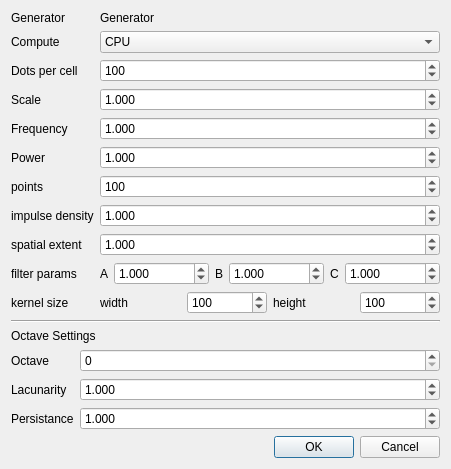
<?xml version="1.0" encoding="UTF-8"?>
<ui version="4.0">
 <class>GeneratorSettingsDialog</class>
 <widget class="QDialog" name="GeneratorSettingsDialog">
  <property name="geometry">
   <rect>
    <x>0</x>
    <y>0</y>
    <width>320</width>
    <height>456</height>
   </rect>
  </property>
  <property name="windowTitle">
   <string>Generator Settings</string>
  </property>
  <layout class="QVBoxLayout" name="verticalLayout">
   <item>
    <layout class="QFormLayout" name="formLayout">
     <item row="0" column="0">
      <widget class="QLabel" name="generatorLabel">
       <property name="text">
        <string>Generator</string>
       </property>
      </widget>
     </item>
     <item row="0" column="1">
      <widget class="QLabel" name="generatorValueLabel">
       <property name="text">
        <string>Generator</string>
       </property>
      </widget>
     </item>
     <item row="1" column="0">
      <widget class="QLabel" name="computeMethodLabel">
       <property name="text">
        <string>Compute</string>
       </property>
      </widget>
     </item>
     <item row="1" column="1">
      <widget class="QComboBox" name="computeMethodComboBox">
       <item>
        <property name="text">
         <string>CPU</string>
        </property>
       </item>
       <item>
        <property name="text">
         <string>Vulkan compute</string>
        </property>
       </item>
      </widget>
     </item>
     <item row="2" column="0">
      <widget class="QLabel" name="dotsPerCellLabel">
       <property name="text">
        <string>Dots per cell</string>
       </property>
      </widget>
     </item>
     <item row="2" column="1">
      <widget class="QSpinBox" name="dotsPerCellSpinBox">
       <property name="minimum">
        <number>2</number>
       </property>
       <property name="maximum">
        <number>2147483647</number>
       </property>
       <property name="value">
        <number>100</number>
       </property>
      </widget>
     </item>
     <item row="3" column="0">
      <widget class="QLabel" name="scaleLabel">
       <property name="text">
        <string>Scale</string>
       </property>
      </widget>
     </item>
     <item row="3" column="1">
      <widget class="QDoubleSpinBox" name="scaleSpinBox">
       <property name="decimals">
        <number>3</number>
       </property>
       <property name="minimum">
        <double>-1000000.000000000000000</double>
       </property>
       <property name="maximum">
        <double>1000000.000000000000000</double>
       </property>
       <property name="singleStep">
        <double>0.100000000000000</double>
       </property>
       <property name="value">
        <double>1.000000000000000</double>
       </property>
      </widget>
     </item>
     <item row="4" column="0">
      <widget class="QLabel" name="frequencyLabel">
       <property name="text">
        <string>Frequency</string>
       </property>
      </widget>
     </item>
     <item row="4" column="1">
      <widget class="QDoubleSpinBox" name="frequencySpinBox">
       <property name="decimals">
        <number>3</number>
       </property>
       <property name="minimum">
        <double>-1000000.000000000000000</double>
       </property>
       <property name="maximum">
        <double>1000000.000000000000000</double>
       </property>
       <property name="singleStep">
        <double>0.100000000000000</double>
       </property>
       <property name="value">
        <double>1.000000000000000</double>
       </property>
      </widget>
     </item>
     <item row="5" column="0">
      <widget class="QLabel" name="powerLabel">
       <property name="text">
        <string>Power</string>
       </property>
      </widget>
     </item>
     <item row="5" column="1">
      <widget class="QDoubleSpinBox" name="powerSpinBox">
       <property name="decimals">
        <number>3</number>
       </property>
       <property name="minimum">
        <double>-1000000.000000000000000</double>
       </property>
       <property name="maximum">
        <double>1000000.000000000000000</double>
       </property>
       <property name="singleStep">
        <double>0.100000000000000</double>
       </property>
       <property name="value">
        <double>1.000000000000000</double>
       </property>
      </widget>
     </item>
     <item row="6" column="0">
      <widget class="QLabel" name="numPointsLabel">
       <property name="text">
        <string>points</string>
       </property>
      </widget>
     </item>
     <item row="6" column="1">
      <widget class="QSpinBox" name="numPointsSpinBox">
       <property name="minimum">
        <number>2</number>
       </property>
       <property name="maximum">
        <number>2147483647</number>
       </property>
       <property name="value">
        <number>100</number>
       </property>
      </widget>
     </item>
     <item row="7" column="0">
      <widget class="QLabel" name="impulseDensityLabel">
       <property name="text">
        <string>impulse density</string>
       </property>
      </widget>
     </item>
     <item row="7" column="1">
      <widget class="QDoubleSpinBox" name="impulseDensitySpinBox">
       <property name="decimals">
        <number>3</number>
       </property>
       <property name="minimum">
        <double>-1000000.000000000000000</double>
       </property>
       <property name="maximum">
        <double>1000000.000000000000000</double>
       </property>
       <property name="singleStep">
        <double>0.100000000000000</double>
       </property>
       <property name="value">
        <double>1.000000000000000</double>
       </property>
      </widget>
     </item>
     <item row="8" column="0">
      <widget class="QLabel" name="spatialExtentLabel">
       <property name="text">
        <string>spatial extent</string>
       </property>
      </widget>
     </item>
     <item row="8" column="1">
      <widget class="QDoubleSpinBox" name="spatialExtentSpinBox">
       <property name="decimals">
        <number>3</number>
       </property>
       <property name="minimum">
        <double>-1000000.000000000000000</double>
       </property>
       <property name="maximum">
        <double>1000000.000000000000000</double>
       </property>
       <property name="singleStep">
        <double>0.100000000000000</double>
       </property>
       <property name="value">
        <double>1.000000000000000</double>
       </property>
      </widget>
     </item>
     <item row="9" column="0">
      <widget class="QLabel" name="separableFilterParamsLabel">
       <property name="text">
        <string>filter params</string>
       </property>
      </widget>
     </item>
     <item row="9" column="1">
      <layout class="QHBoxLayout" name="separableFilterHorizontalLayout">
       <item>
        <widget class="QLabel" name="separableFilterParamsALabel">
         <property name="text">
          <string>A</string>
         </property>
        </widget>
       </item>
       <item>
        <widget class="QDoubleSpinBox" name="separableFilterParamsASpinBox">
         <property name="decimals">
          <number>3</number>
         </property>
         <property name="minimum">
          <double>-1000000.000000000000000</double>
         </property>
         <property name="maximum">
          <double>1000000.000000000000000</double>
         </property>
         <property name="singleStep">
          <double>0.100000000000000</double>
         </property>
         <property name="value">
          <double>1.000000000000000</double>
         </property>
        </widget>
       </item>
       <item>
        <widget class="QLabel" name="separableFilterParamsBLabel">
         <property name="text">
          <string>B</string>
         </property>
        </widget>
       </item>
       <item>
        <widget class="QDoubleSpinBox" name="separableFilterParamsBSpinBox">
         <property name="decimals">
          <number>3</number>
         </property>
         <property name="minimum">
          <double>-1000000.000000000000000</double>
         </property>
         <property name="maximum">
          <double>1000000.000000000000000</double>
         </property>
         <property name="singleStep">
          <double>0.100000000000000</double>
         </property>
         <property name="value">
          <double>1.000000000000000</double>
         </property>
        </widget>
       </item>
       <item>
        <widget class="QLabel" name="separableFilterParamsCLabel">
         <property name="text">
          <string>C</string>
         </property>
        </widget>
       </item>
       <item>
        <widget class="QDoubleSpinBox" name="separableFilterParamsCSpinBox">
         <property name="decimals">
          <number>3</number>
         </property>
         <property name="minimum">
          <double>-1000000.000000000000000</double>
         </property>
         <property name="maximum">
          <double>1000000.000000000000000</double>
         </property>
         <property name="singleStep">
          <double>0.100000000000000</double>
         </property>
         <property name="value">
          <double>1.000000000000000</double>
         </property>
        </widget>
       </item>
      </layout>
     </item>
     <item row="10" column="0">
      <widget class="QLabel" name="kernelSizeLabel">
       <property name="text">
        <string>kernel size</string>
       </property>
      </widget>
     </item>
     <item row="10" column="1">
      <layout class="QHBoxLayout" name="kernelSizeHorizontalLayout">
       <item>
        <widget class="QLabel" name="kernelWidthLabel">
         <property name="text">
          <string>width</string>
         </property>
        </widget>
       </item>
       <item>
        <widget class="QSpinBox" name="kernelWidthSpinBox">
         <property name="minimum">
          <number>2</number>
         </property>
         <property name="maximum">
          <number>2147483647</number>
         </property>
         <property name="value">
          <number>100</number>
         </property>
        </widget>
       </item>
       <item>
        <widget class="QLabel" name="kernelHeightLabel">
         <property name="text">
          <string>height</string>
         </property>
        </widget>
       </item>
       <item>
        <widget class="QSpinBox" name="kernelHeightSpinBox">
         <property name="minimum">
          <number>2</number>
         </property>
         <property name="maximum">
          <number>2147483647</number>
         </property>
         <property name="value">
          <number>100</number>
         </property>
        </widget>
       </item>
      </layout>
     </item>
    </layout>
   </item>
   <item>
    <widget class="QFrame" name="octaveSettingsLine">
     <property name="frameShape">
      <enum>QFrame::Shape::HLine</enum>
     </property>
     <property name="frameShadow">
      <enum>QFrame::Shadow::Sunken</enum>
     </property>
    </widget>
   </item>
   <item>
    <widget class="QLabel" name="octaveSettingsLabel">
     <property name="maximumSize">
      <size>
       <width>16777215</width>
       <height>20</height>
      </size>
     </property>
     <property name="text">
      <string>Octave Settings</string>
     </property>
    </widget>
   </item>
   <item>
    <layout class="QFormLayout" name="octaveFormLayout">
     <item row="0" column="0">
      <widget class="QLabel" name="numOctaveLabel">
       <property name="text">
        <string>Octave</string>
       </property>
      </widget>
     </item>
     <item row="0" column="1">
      <widget class="QSpinBox" name="numOctaveSpinBox">
       <property name="minimum">
        <number>0</number>
       </property>
       <property name="maximum">
        <number>2147483647</number>
       </property>
       <property name="value">
        <number>0</number>
       </property>
      </widget>
     </item>
     <item row="1" column="0">
      <widget class="QLabel" name="lacunarityLabel">
       <property name="text">
        <string>Lacunarity</string>
       </property>
      </widget>
     </item>
     <item row="1" column="1">
      <widget class="QDoubleSpinBox" name="lacunaritySpinBox">
       <property name="decimals">
        <number>3</number>
       </property>
       <property name="minimum">
        <double>0.000000000000000</double>
       </property>
       <property name="maximum">
        <double>1000000.000000000000000</double>
       </property>
       <property name="singleStep">
        <double>0.100000000000000</double>
       </property>
       <property name="value">
        <double>1.000000000000000</double>
       </property>
      </widget>
     </item>
     <item row="2" column="0">
      <widget class="QLabel" name="persistanceLabel">
       <property name="text">
        <string>Persistance</string>
       </property>
      </widget>
     </item>
     <item row="2" column="1">
      <widget class="QDoubleSpinBox" name="persistanceSpinBox">
       <property name="decimals">
        <number>3</number>
       </property>
       <property name="minimum">
        <double>0.000000000000000</double>
       </property>
       <property name="maximum">
        <double>1000000.000000000000000</double>
       </property>
       <property name="singleStep">
        <double>0.100000000000000</double>
       </property>
       <property name="value">
        <double>1.000000000000000</double>
       </property>
      </widget>
     </item>
    </layout>
   </item>
   <item>
    <widget class="QDialogButtonBox" name="buttonBox">
     <property name="orientation">
      <enum>Qt::Orientation::Horizontal</enum>
     </property>
     <property name="standardButtons">
      <set>QDialogButtonBox::StandardButton::Cancel|QDialogButtonBox::StandardButton::Ok</set>
     </property>
    </widget>
   </item>
  </layout>
 </widget>
 <resources/>
 <connections/>
</ui>
